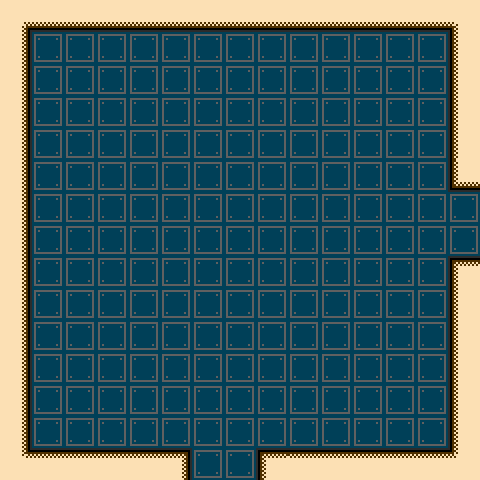

This game map was drawn from its Tiled (.tmx) file and the tilesets committed beside it. A one-line description and the trimmed map source follow:
An orthogonal 15x15 tile map with 32x32 px tiles, 2 tile layers (Background, Collision) and 1 object (spawn).

<map version="1.0" orientation="orthogonal" width="15" height="15" tilewidth="32" tileheight="32">
 <tileset firstgid="1" name="tileset" tilewidth="32" tileheight="32">
  <image source="tileset.png" width="512" height="512" />
 </tileset>
 <layer name="Background" width="15" height="15">
  <data>[225 cells, 225 non-empty, 1 distinct tile ids]</data>
 </layer>
 <objectgroup name="Objects" width="15" height="15">
  <object type="spawn" x="224" y="192" width="32" height="32" />
 </objectgroup>
 <layer name="Collision" width="15" height="15">
  <data>[225 cells, 52 non-empty, 11 distinct tile ids]</data>
 </layer>
</map>
